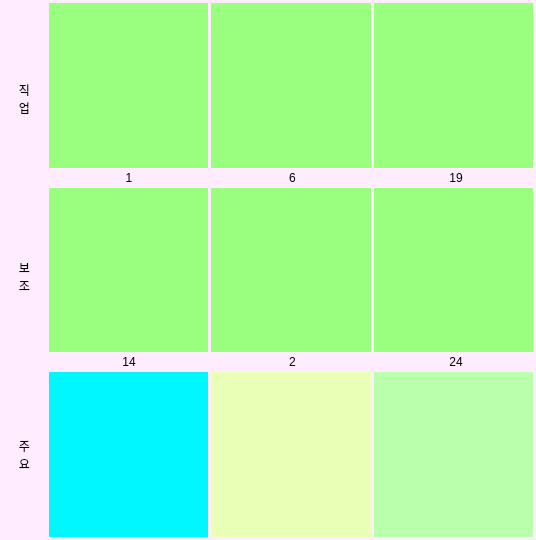
<?xml version="1.0" encoding="UTF-8"?>
<ui version="4.0">
 <class>Form_mycard_big</class>
 <widget class="QWidget" name="Form_mycard_big">
  <property name="geometry">
   <rect>
    <x>0</x>
    <y>0</y>
    <width>536</width>
    <height>540</height>
   </rect>
  </property>
  <property name="minimumSize">
   <size>
    <width>0</width>
    <height>0</height>
   </size>
  </property>
  <property name="maximumSize">
   <size>
    <width>9999999</width>
    <height>16777215</height>
   </size>
  </property>
  <property name="windowTitle">
   <string>Form</string>
  </property>
  <property name="styleSheet">
   <string notr="true">background-color: rgb(255, 237, 255);</string>
  </property>
  <layout class="QHBoxLayout" name="horizontalLayout_5">
   <property name="spacing">
    <number>0</number>
   </property>
   <property name="leftMargin">
    <number>0</number>
   </property>
   <property name="topMargin">
    <number>0</number>
   </property>
   <property name="rightMargin">
    <number>0</number>
   </property>
   <property name="bottomMargin">
    <number>0</number>
   </property>
   <item>
    <layout class="QHBoxLayout" name="horizontalLayout" stretch="1,10">
     <property name="spacing">
      <number>0</number>
     </property>
     <property name="topMargin">
      <number>3</number>
     </property>
     <property name="bottomMargin">
      <number>3</number>
     </property>
     <item>
      <layout class="QVBoxLayout" name="verticalLayout_1">
       <property name="spacing">
        <number>0</number>
       </property>
       <item>
        <widget class="QLabel" name="label_1">
         <property name="sizePolicy">
          <sizepolicy hsizetype="Minimum" vsizetype="Minimum">
           <horstretch>0</horstretch>
           <verstretch>0</verstretch>
          </sizepolicy>
         </property>
         <property name="text">
          <string>
직
업</string>
         </property>
         <property name="textFormat">
          <enum>Qt::AutoText</enum>
         </property>
         <property name="scaledContents">
          <bool>false</bool>
         </property>
         <property name="alignment">
          <set>Qt::AlignCenter</set>
         </property>
         <property name="indent">
          <number>15</number>
         </property>
        </widget>
       </item>
       <item>
        <widget class="QLabel" name="label_2">
         <property name="sizePolicy">
          <sizepolicy hsizetype="Minimum" vsizetype="Minimum">
           <horstretch>0</horstretch>
           <verstretch>0</verstretch>
          </sizepolicy>
         </property>
         <property name="text">
          <string>
보
조</string>
         </property>
         <property name="alignment">
          <set>Qt::AlignCenter</set>
         </property>
         <property name="indent">
          <number>15</number>
         </property>
        </widget>
       </item>
       <item>
        <widget class="QLabel" name="label_3">
         <property name="sizePolicy">
          <sizepolicy hsizetype="Minimum" vsizetype="Minimum">
           <horstretch>0</horstretch>
           <verstretch>0</verstretch>
          </sizepolicy>
         </property>
         <property name="text">
          <string>
주
요</string>
         </property>
         <property name="alignment">
          <set>Qt::AlignCenter</set>
         </property>
         <property name="indent">
          <number>0</number>
         </property>
         <property name="openExternalLinks">
          <bool>true</bool>
         </property>
        </widget>
       </item>
      </layout>
     </item>
     <item>
      <layout class="QVBoxLayout" name="verticalLayout_2" stretch="1,0,1,0,1">
       <property name="spacing">
        <number>3</number>
       </property>
       <item>
        <layout class="QHBoxLayout" name="horizontalLayout_1">
         <property name="spacing">
          <number>-1</number>
         </property>
         <property name="rightMargin">
          <number>3</number>
         </property>
         <item>
          <widget class="QWidget" name="widget_job_1" native="true">
           <property name="sizePolicy">
            <sizepolicy hsizetype="Minimum" vsizetype="Minimum">
             <horstretch>0</horstretch>
             <verstretch>0</verstretch>
            </sizepolicy>
           </property>
           <property name="styleSheet">
            <string notr="true">background-color: rgb(154, 255, 127);</string>
           </property>
          </widget>
         </item>
         <item>
          <widget class="QWidget" name="widget_job_2" native="true">
           <property name="sizePolicy">
            <sizepolicy hsizetype="Minimum" vsizetype="Minimum">
             <horstretch>0</horstretch>
             <verstretch>0</verstretch>
            </sizepolicy>
           </property>
           <property name="styleSheet">
            <string notr="true">background-color: rgb(154, 255, 127);</string>
           </property>
          </widget>
         </item>
         <item>
          <widget class="QWidget" name="widget_job_3" native="true">
           <property name="enabled">
            <bool>true</bool>
           </property>
           <property name="sizePolicy">
            <sizepolicy hsizetype="Minimum" vsizetype="Minimum">
             <horstretch>0</horstretch>
             <verstretch>0</verstretch>
            </sizepolicy>
           </property>
           <property name="styleSheet">
            <string notr="true">background-color: rgb(154, 255, 127);</string>
           </property>
          </widget>
         </item>
        </layout>
       </item>
       <item>
        <layout class="QHBoxLayout" name="horizontalLayout_number_1">
         <item>
          <widget class="QLabel" name="label_number_1">
           <property name="text">
            <string>1</string>
           </property>
           <property name="alignment">
            <set>Qt::AlignCenter</set>
           </property>
          </widget>
         </item>
         <item>
          <widget class="QLabel" name="label_number_2">
           <property name="text">
            <string>6</string>
           </property>
           <property name="alignment">
            <set>Qt::AlignCenter</set>
           </property>
          </widget>
         </item>
         <item>
          <widget class="QLabel" name="label_number_3">
           <property name="text">
            <string>19</string>
           </property>
           <property name="alignment">
            <set>Qt::AlignCenter</set>
           </property>
          </widget>
         </item>
        </layout>
       </item>
       <item>
        <layout class="QHBoxLayout" name="horizontalLayout_2">
         <property name="rightMargin">
          <number>3</number>
         </property>
         <item>
          <widget class="QWidget" name="widget_sub_1" native="true">
           <property name="sizePolicy">
            <sizepolicy hsizetype="Minimum" vsizetype="Minimum">
             <horstretch>0</horstretch>
             <verstretch>0</verstretch>
            </sizepolicy>
           </property>
           <property name="styleSheet">
            <string notr="true">background-color: rgb(154, 255, 127);</string>
           </property>
          </widget>
         </item>
         <item>
          <widget class="QWidget" name="widget_sub_2" native="true">
           <property name="sizePolicy">
            <sizepolicy hsizetype="Minimum" vsizetype="Minimum">
             <horstretch>0</horstretch>
             <verstretch>0</verstretch>
            </sizepolicy>
           </property>
           <property name="styleSheet">
            <string notr="true">background-color: rgb(154, 255, 127);</string>
           </property>
          </widget>
         </item>
         <item>
          <widget class="QWidget" name="widget_sub_3" native="true">
           <property name="sizePolicy">
            <sizepolicy hsizetype="Minimum" vsizetype="Minimum">
             <horstretch>0</horstretch>
             <verstretch>0</verstretch>
            </sizepolicy>
           </property>
           <property name="styleSheet">
            <string notr="true">background-color: rgb(154, 255, 127);</string>
           </property>
          </widget>
         </item>
        </layout>
       </item>
       <item>
        <layout class="QHBoxLayout" name="horizontalLayout_number_2">
         <item>
          <widget class="QLabel" name="label_number_4">
           <property name="text">
            <string>14</string>
           </property>
           <property name="alignment">
            <set>Qt::AlignCenter</set>
           </property>
          </widget>
         </item>
         <item>
          <widget class="QLabel" name="label_number_5">
           <property name="text">
            <string>2</string>
           </property>
           <property name="alignment">
            <set>Qt::AlignCenter</set>
           </property>
          </widget>
         </item>
         <item>
          <widget class="QLabel" name="label_number_6">
           <property name="text">
            <string>24</string>
           </property>
           <property name="alignment">
            <set>Qt::AlignCenter</set>
           </property>
          </widget>
         </item>
        </layout>
       </item>
       <item>
        <widget class="QStackedWidget" name="stackedWidget">
         <property name="sizePolicy">
          <sizepolicy hsizetype="Minimum" vsizetype="Minimum">
           <horstretch>0</horstretch>
           <verstretch>0</verstretch>
          </sizepolicy>
         </property>
         <property name="contextMenuPolicy">
          <enum>Qt::DefaultContextMenu</enum>
         </property>
         <property name="autoFillBackground">
          <bool>false</bool>
         </property>
         <property name="frameShape">
          <enum>QFrame::NoFrame</enum>
         </property>
         <property name="lineWidth">
          <number>1</number>
         </property>
         <property name="midLineWidth">
          <number>0</number>
         </property>
         <property name="currentIndex">
          <number>0</number>
         </property>
         <widget class="QWidget" name="stackedWidgetPage1">
          <layout class="QHBoxLayout" name="horizontalLayout_6">
           <property name="spacing">
            <number>3</number>
           </property>
           <property name="leftMargin">
            <number>0</number>
           </property>
           <property name="topMargin">
            <number>0</number>
           </property>
           <property name="rightMargin">
            <number>3</number>
           </property>
           <property name="bottomMargin">
            <number>0</number>
           </property>
           <item>
            <widget class="QWidget" name="widget_main_1" native="true">
             <property name="styleSheet">
              <string notr="true">background-color: rgb(0, 247, 255);</string>
             </property>
            </widget>
           </item>
           <item>
            <widget class="QWidget" name="widget_main_2" native="true">
             <property name="styleSheet">
              <string notr="true">background-color: rgb(233, 255, 182);</string>
             </property>
            </widget>
           </item>
           <item>
            <widget class="QWidget" name="widget_main_3" native="true">
             <property name="sizePolicy">
              <sizepolicy hsizetype="Minimum" vsizetype="Minimum">
               <horstretch>0</horstretch>
               <verstretch>0</verstretch>
              </sizepolicy>
             </property>
             <property name="styleSheet">
              <string notr="true">background-color: rgb(186, 255, 172);</string>
             </property>
            </widget>
           </item>
          </layout>
         </widget>
         <widget class="QWidget" name="stackedWidgetPage2">
          <layout class="QHBoxLayout" name="horizontalLayout_8">
           <property name="spacing">
            <number>3</number>
           </property>
           <property name="leftMargin">
            <number>0</number>
           </property>
           <property name="topMargin">
            <number>0</number>
           </property>
           <property name="rightMargin">
            <number>3</number>
           </property>
           <property name="bottomMargin">
            <number>0</number>
           </property>
           <item>
            <widget class="QWidget" name="widget_main_4" native="true">
             <property name="sizePolicy">
              <sizepolicy hsizetype="Minimum" vsizetype="Minimum">
               <horstretch>0</horstretch>
               <verstretch>0</verstretch>
              </sizepolicy>
             </property>
             <property name="styleSheet">
              <string notr="true">background-color: rgb(255, 169, 202);</string>
             </property>
            </widget>
           </item>
           <item>
            <widget class="QWidget" name="widget_main_5" native="true">
             <property name="sizePolicy">
              <sizepolicy hsizetype="Preferred" vsizetype="Minimum">
               <horstretch>0</horstretch>
               <verstretch>0</verstretch>
              </sizepolicy>
             </property>
             <property name="styleSheet">
              <string notr="true">background-color: rgb(255, 169, 202);</string>
             </property>
            </widget>
           </item>
           <item>
            <widget class="QWidget" name="widget_main_6" native="true"/>
           </item>
          </layout>
         </widget>
        </widget>
       </item>
      </layout>
     </item>
    </layout>
   </item>
  </layout>
 </widget>
 <resources/>
 <connections/>
</ui>
